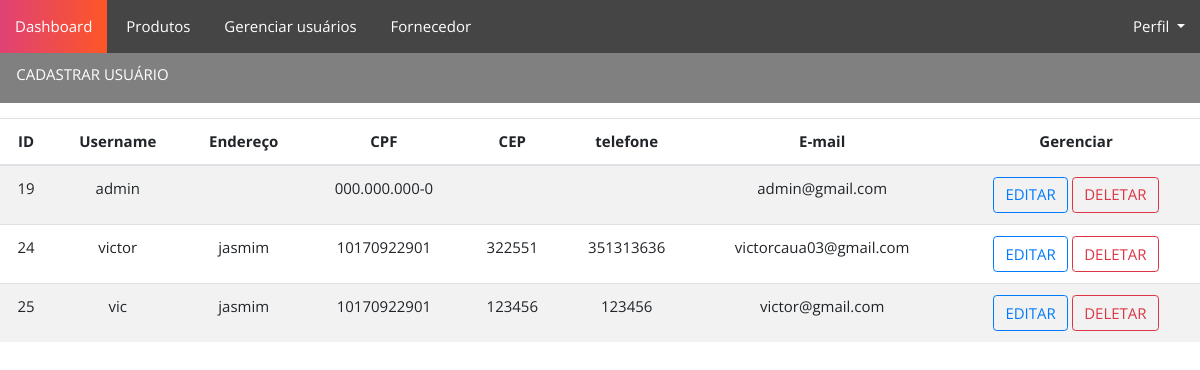
The page /funcionario/ on the database as committed earlier.
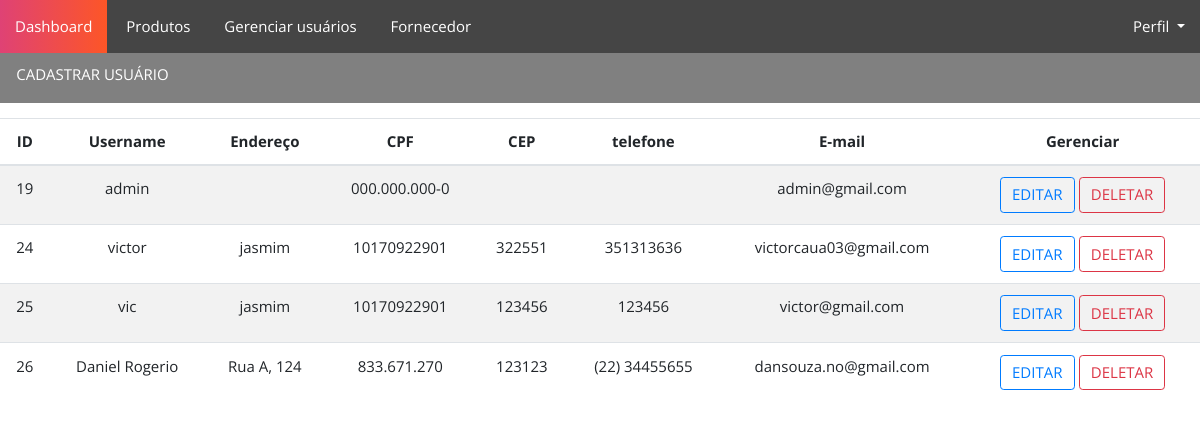
The same page on the database as committed later.
### CRUDfuncionario/models.py (models this page shows, shortened)
class Funcionario(AbstractUser):
    idFuncionario = models.AutoField(primary_key=True)
    nivelDeAcesso = models.IntegerField(default=1)
    enderecoFuncionario = models.CharField(max_length=30)
    CPF = CPFField('CPF',default='000.000.000-0')
    CEP = models.CharField(max_length=8)
    telefone = models.CharField(max_length=20)
    funcao = models.CharField(max_length=30)
    username = models.CharField(max_length=30,default='default_username', unique=True)
    password = models.CharField(max_length=100, default='default_password')
    email = models.EmailField(unique=True, default='daniel@gmail.com')

### CRUDfuncionario/views.py (the view)
# urls.py: path('', Funcionarios),
def Funcionarios(request):
    funcionarios = Funcionario.objects.all()
    return render(request, "funcionarios.html", {"funcionarios": funcionarios})

### CRUDfuncionario/templates/funcionarios.html (shortened to what this page needs)
{% extends 'base.html' %}
{% load static %}
{% block content%}
<link rel="stylesheet" href="{% static 'css/crudfuncionario.css' %}">
<div class="retangulo">
    <ul>
        <li>
            <button type="button" class="btn btn-transparent" data-toggle="modal" data-target=".bd-cadastro-modal-lg">
                CADASTRAR USUÁRIO
            </button>
        </li>
    </ul>
</div>
        <table class="table table-striped">
            <thead class="thead">
                <tr>
                    <th scope="col">ID</th>
                    <th scope="col">Username</th>
                    <th scope="col">Endereço</th>
                    <th scope="col">CPF</th>
                    <th scope="col">CEP</th>
                    <th scope="col">telefone</th>
                    <th scope="col">E-mail</th>
                    <th scope="col">Gerenciar</th>
                </tr>
            </thead>
            <tbody>
                {% for funcionario in funcionarios %}
                <tr>
                    <td>{{ funcionario.idFuncionario }}</td>
                    <td>{{ funcionario.username }}</td>
                    <td>{{ funcionario.enderecoFuncionario }}</td>
                    <td>{{ funcionario.CPF }}</td>
                    <td>{{ funcionario.CEP }}</td>
                    <td>{{ funcionario.telefone }}</td>
                    <td>{{ funcionario.email }}</td>
                    <td>
                        <a href="{% url 'editar_view' funcionario.idFuncionario %}" class="btn btn-outline-primary">EDITAR</a>
                        <a href="{% url 'delete_view' funcionario.idFuncionario %}" class="btn btn-outline-danger">DELETAR</a>
                    </td>
                </tr>
                {% endfor %}
            </tbody>
        </table>
{% endblock %}

Rows that differ between the two databases and show on the page:
added Funcionario: idFuncionario "26", username "Daniel Rogerio", enderecoFuncionario "Rua A, 124", CPF "833.671.270", CEP "123123", telefone "(22) 34455655", email "dansouza.no@gmail.com"
